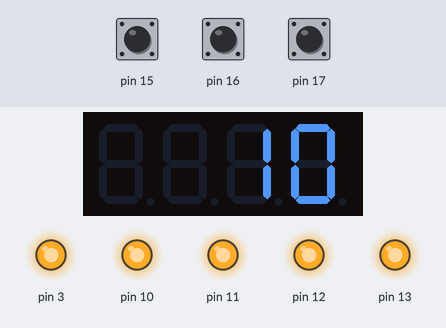
Bench run of a sketch on a simulated Arduino Uno, built with avr-gcc and run on an emulated ATmega328P. Parts: 4-digit seven-segment display, output pins drawn as LEDs (lit = HIGH). Inputs (shaded band) come from the test bench; at power-on: pin 15 HIGH, pin 16 HIGH, pin 17 HIGH.

Above: at 0.1 s.
At 3.1 s:
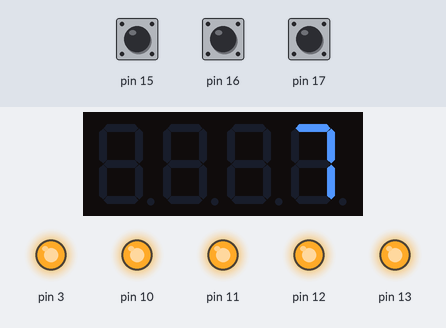
At 5.1 s:
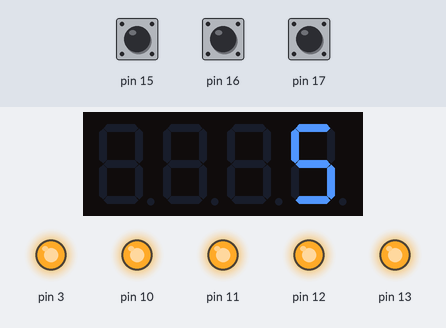
At 6.1 s:
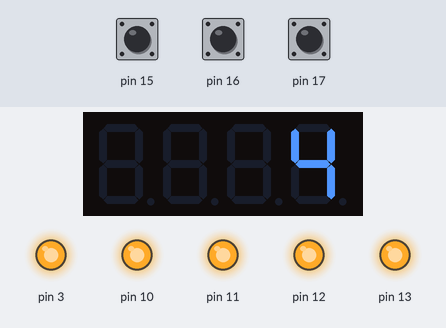
At 7.1 s:
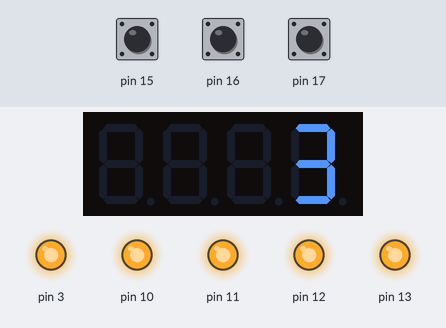
At 10.1 s:
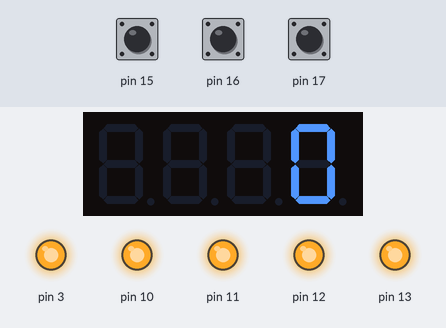

The sketch:

5.2.ino
```cpp
#include <MultiFuncShield.h>
#include <TimerOne.h>

void setup()
{
  MFS.initialize(&Timer1);
  int i = 10;
  do
  {
    MFS.write(i);
    delay(1000);
    i--;
  } while (i >= 0);
}

void loop()
{

}
```

Measured:
- what the display in image 1 shows lasts 1.0 s, from 3.0 s to 4.0 s
